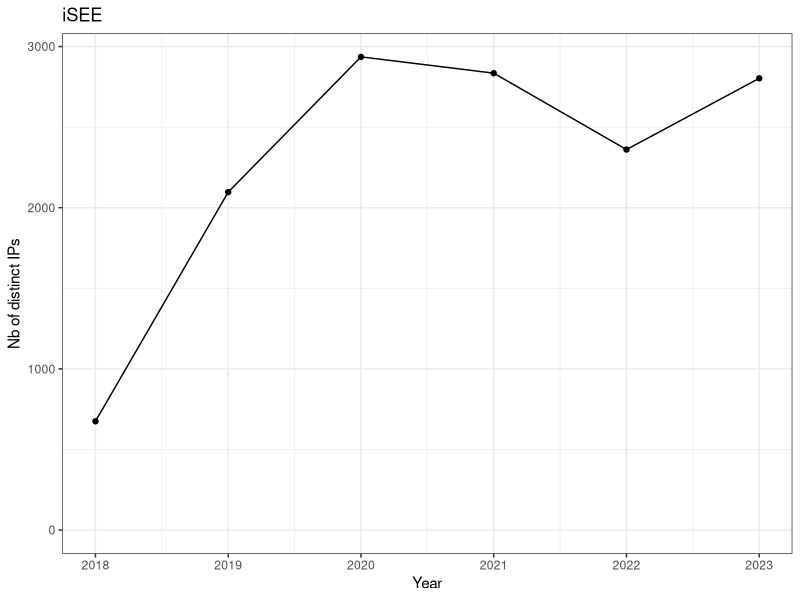

Generate this figure with R:
library(tidyverse)

dl_data <- read_delim(file = "data/download_stats.yearly.txt", delim = "\t")
# head(dl_data)

ggplot(dl_data, aes(Year, `Nb of distinct IPs`)) +
  geom_line() +
  geom_point() +
  coord_cartesian(ylim = c(0, NA)) +
  theme_bw() +
  labs(
    title = "iSEE"
  )

# Correct only for total downloads
# Optimistic "Distinct IPs" counts duplicate IPs in separate months
dl_data %>%
  group_by(Year) %>%
  summarise(across(`Nb of distinct IPs`:`Nb of downloads`, sum))
